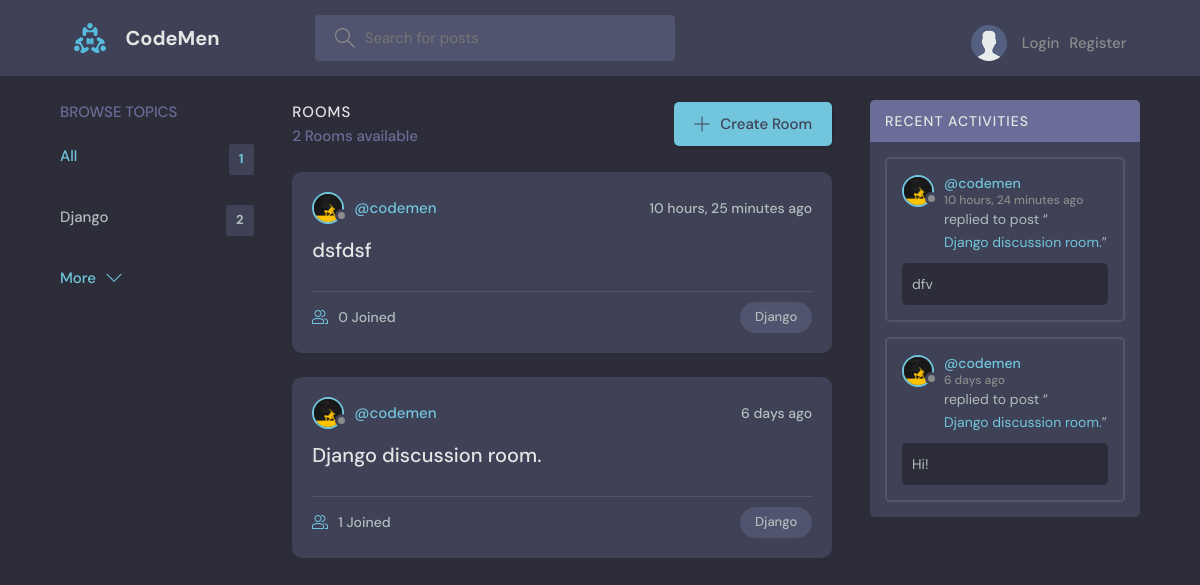
Before: / with the older database file.
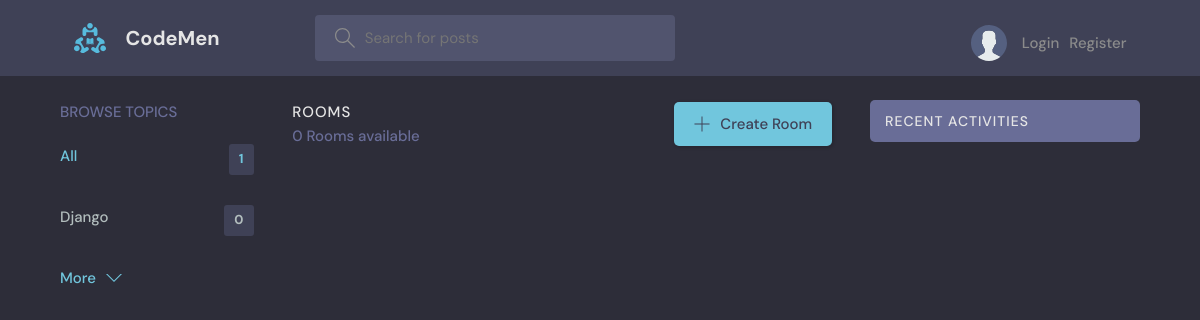
After: the same page with the newer database file.
### base/models.py (models this page shows, shortened)
class Topic(models.Model):
    name = models.CharField(max_length=200)

class Room(models.Model):
    host = models.ForeignKey(User, on_delete=models.SET_NULL, null=True)
    topic = models.ForeignKey(Topic, on_delete=models.SET_NULL, null=True)
    name = models.CharField(max_length=200)
    description = models.TextField(null=True, blank=True)
    participants = models.ManyToManyField(
        User, related_name='participants', blank=True)
    updated = models.DateTimeField(auto_now=True)
    created = models.DateTimeField(auto_now_add=True)
    class Meta:
        ordering = ['-updated', '-created']
    def __str__(self):
        return self.name

class User(AbstractUser):
    name = models.CharField(max_length=200, null=True)
    email = models.EmailField(unique=True, null=True)
    bio = models.TextField(null=True)
    avatar = models.ImageField(null=True, default="avatar.svg")
    USERNAME_FIELD = 'email'
    REQUIRED_FIELDS = []

class Message(models.Model):
    user = models.ForeignKey(User, on_delete=models.CASCADE)
    room = models.ForeignKey(Room, on_delete=models.CASCADE)
    body = models.TextField()
    updated = models.DateTimeField(auto_now=True)
    created = models.DateTimeField(auto_now_add=True)
    class Meta:
        ordering = ['-updated', '-created']

### base/views.py (the view)
# urls.py: path('', views.home, name="home"),
def home(request):
    q = request.GET.get('q') if request.GET.get('q') != None else ''
    rooms = Room.objects.filter(
        Q(topic__name__icontains=q) |
        Q(name__icontains=q) |
        Q(description__icontains=q)
    )
    topics = Topic.objects.all()[0:5]
    room_count = rooms.count()
    room_messages = Message.objects.filter(
        Q(room__topic__name__icontains=q))[0:5]
    context = {'rooms': rooms, 'topics': topics,
               'room_count': room_count, 'room_messages': room_messages}
    return render(request, 'base/home.html', context)

### base/templates/base/home.html (shortened to what this page needs)
{% extends 'main.html' %}
{% block content %}
<main class="layout layout--3">
  <div class="container">
    {% include 'base/topics_component.html' %}
    <div class="roomList">
      <div class="roomList__header">
        <div>
          <h2>Rooms</h2>
          <p>{{room_count}} Rooms available</p>
        </div>
        <a class="btn btn--main" href="{% url 'create-room' %}">
          <svg version="1.1" xmlns="http://www.w3.org/2000/svg" width="32" height="32" viewBox="0 0 32 32">
            <title>add</title>
            <path
              d="M16.943 0.943h-1.885v14.115h-14.115v1.885h14.115v14.115h1.885v-14.115h14.115v-1.885h-14.115v-14.115z">
            </path>
          </svg>
          Create Room
        </a>
      </div>
      {% include 'base/feed_component.html' %}
    </div>
    {% include 'base/activity_component.html' %}
  </div>
</main>
{% endblock %}

### base/templates/base/topics_component.html
<div class="topics">
    <div class="topics__header">
        <h2>Browse Topics</h2>
    </div>
    <ul class="topics__list">
        <li>
            <a href="{% url 'home' %}" class="active">All <span>{{topics.count}}</span></a>
        </li>
        {% for topic in topics %}
        <li>
            <a href="{% url 'home' %}?q={{topic.name}}">{{topic.name}}<span>{{topic.room_set.all.count}}</span></a>
        </li>
        {% endfor %}
    </ul>
    <a class="btn btn--link" href="{% url 'topics' %}">
        More
        <svg version="1.1" xmlns="http://www.w3.org/2000/svg" width="32" height="32" viewBox="0 0 32 32">
            <title>chevron-down</title>
            <path d="M16 21l-13-13h-3l16 16 16-16h-3l-13 13z"></path>
        </svg>
    </a>
</div>

### base/templates/base/feed_component.html (shortened to what this page needs)
{% for room in rooms %}
<div class="roomListRoom">
    <div class="roomListRoom__header">
        <a href="{% url 'user-profile' room.host.id %}" class="roomListRoom__author">
            <div class="avatar avatar--small">
                <img src="{{room.host.avatar.url}}" />
            </div>
            <span>@{{room.host.username}}</span>
        </a>
        <div class="roomListRoom__actions">
            <span>{{room.created|timesince}} ago</span>
        </div>
    </div>
    <div class="roomListRoom__content">
        <a href="{% url 'room' room.id %}">{{room.name}}</a>
    </div>
    <div class="roomListRoom__meta">
        <a href="{% url 'room' room.id %}" class="roomListRoom__joined">
            {{room.participants.all.count}} Joined
        </a>
        <p class="roomListRoom__topic">{{room.topic.name}}</p>
    </div>
</div>
{% endfor %}

### base/templates/base/activity_component.html (shortened to what this page needs)
<div class="activities">
    <div class="activities__header">
        <h2>Recent Activities</h2>
    </div>
    {% for message in room_messages %}
    <div class="activities__box">
        <div class="activities__boxHeader roomListRoom__header">
            <a href="{% url 'user-profile' message.user.id %}" class="roomListRoom__author">
                <div class="avatar avatar--small">
                    <img src="{{message.user.avatar.url}}" />
                </div>
                <p>
                    @{{message.user.username}}
                    <span>{{message.created|timesince}} ago</span>
                </p>
            </a>
        </div>
        <div class="activities__boxContent">
            <p>replied to post “<a href="{% url 'room' message.room.id %}">{{message.room}}</a>”</p>
            <div class="activities__boxRoomContent">{{message.body}}</div>
        </div>
    </div>
    {% endfor %}
</div>

Changed rows visible on the page:
removed Room: host.avatar (picture), host.username "codemen", created "10 hours, 25 minutes", name "dsfdsf", participants.all.count "0", topic.name "Django"
removed Room: host.avatar (picture), host.username "codemen", created "6 days", name "Django discussion room.", participants.all.count "1", topic.name "Django"
removed Message: user.avatar (picture), user.username "codemen", created "10 hours, 24 minutes", room "Django discussion room.", body "dfv"
removed Message: user.avatar (picture), user.username "codemen", created "6 days", room "Django discussion room.", body "Hi!"
computed for Topic "Django": room_set.all.count "2" → "0"
Other visible differences:
{{ room_count }}: "2" → "0"
